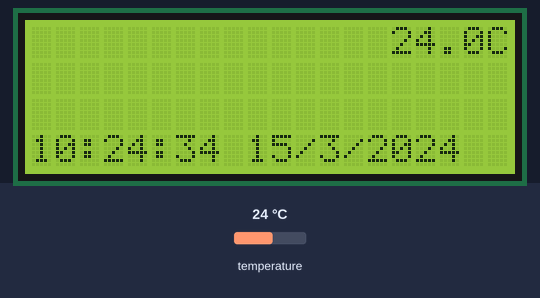
The sketch below on a simulated Arduino Uno, built with avr-gcc and run on an emulated ATmega328P. Shown: 20×4 character LCD. The inputs (shaded band) are chosen by the test bench; at power-on: temperature 24 °C. The local clock reads 2024-03-15 10:24:30 at power-on unless the sketch sets it; what the sketch prints to the serial monitor is not drawn.

Above: at 4.3 s.
4.4 s: temperature set to 9 °C
At 6.0 s:
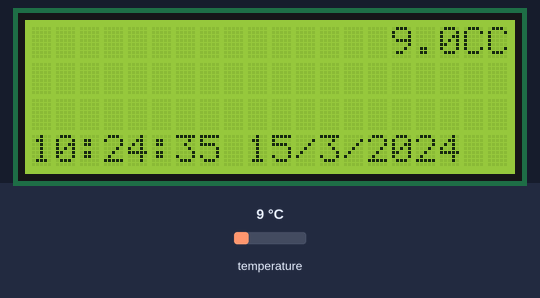
8.3 s: temperature set to 12 °C
At 9.7 s:
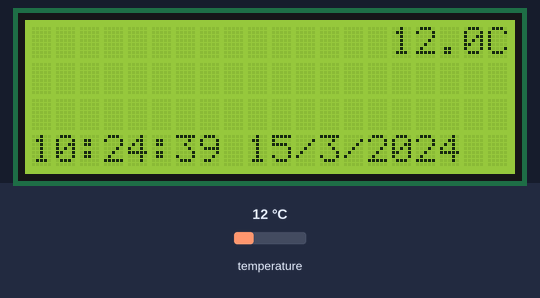
11.8 s: temperature set to 19 °C
At 12.9 s:
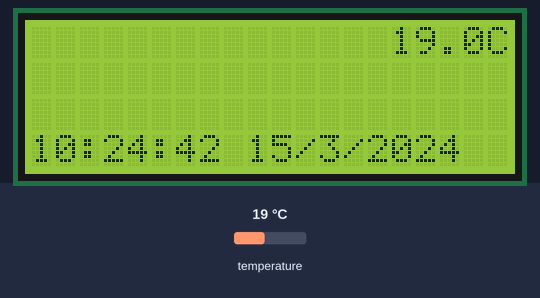
Timing chart, 0 to 14.8 s (numbered marks = the images above; inputs shaded):
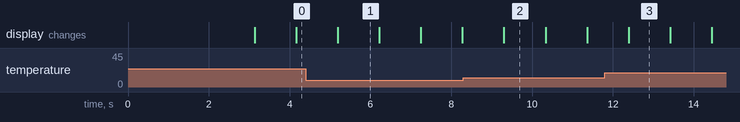

The sketch:

read_rtc_arduinoall.ino
```cpp
// Date, Time and Alarm functions using a DS3231 RTC connected via I2C and Wire lib

#include "Wire.h"
#include "SPI.h"  // not used here, but needed to prevent a RTClib compile error
#include "RTClib.h"


#include <LiquidCrystal_I2C.h>

RTC_DS3231 RTC;
LiquidCrystal_I2C lcd(0x3F, 20, 4);

void display_time(){
    DateTime now = RTC.now();
    int year_now = now.year();
    int month_now = now.month();
    int day_now = now.day();
    int hour_now = now.hour();
    int minute_now = now.minute();
    int second_now = now.second();
    float temp_now = RTC.getTemperature();

  lcd.setCursor(0, 3);
  lcd.print(hour_now, DEC);
  lcd.print(":");

  if (minute_now < 10)
  {
    Serial.print("0");
  }

  lcd.print(minute_now, DEC);
  lcd.print(":");
  if (second_now < 10)
  {
    Serial.print("0");
  }
  lcd.print(second_now, DEC);
  lcd.print(" ");
  lcd.print(day_now, DEC);
  lcd.print("/");
  lcd.print(month_now, DEC);
  lcd.print("/");
  lcd.print(year_now, DEC);

  lcd.setCursor(15, 0);
  lcd.print(temp_now, 1);
  lcd.print("C");
}


void setup () {

  Serial.begin(9600);

  Wire.begin();

  RTC.begin();

  lcd.begin();
  lcd.print(" Welcome To System  ");
  lcd.setCursor(0, 1);
  lcd.print(" Designed By B.S.E  ");
  delay(3000);
  lcd.clear();


//  RTC.adjust(DateTime(__DATE__, __TIME__));
//  if (! RTC.isrunning()) {
//    Serial.println("RTC is NOT running!");
//    // following line sets the RTC to the date & time this sketch was compiled
//    RTC.adjust(DateTime(__DATE__, __TIME__));
//  }

}

void loop () {

  DateTime now = RTC.now();

  Serial.print(now.year(), DEC);
  Serial.print('/');
  Serial.print(now.month(), DEC);
  Serial.print('/');
  Serial.print(now.day(), DEC);
  Serial.print(' ');
  Serial.print(now.hour(), DEC);
  Serial.print(':');
  Serial.print(now.minute(), DEC);
  Serial.print(':');
  Serial.print(now.second(), DEC);

  Serial.println();
  Serial.print("Tempeature = ");
  Serial.print(RTC.getTemperature()); // คำสั่งดึงอุณหภูมิออกมาแสดง
  Serial.println(" C");

  Serial.println("By ArduinoALL");
  Serial.println();

  display_time();

  delay(1000);
}
```

Measured:
- after the input at 4.4 s, the display: changes after 0.79 s (image 1)
- after the input at 8.3 s, the display: changes after 1.0 s (image 2)
- what the display in image 2 shows lasts 1.0 s, from 9.3 s to 10.3 s
